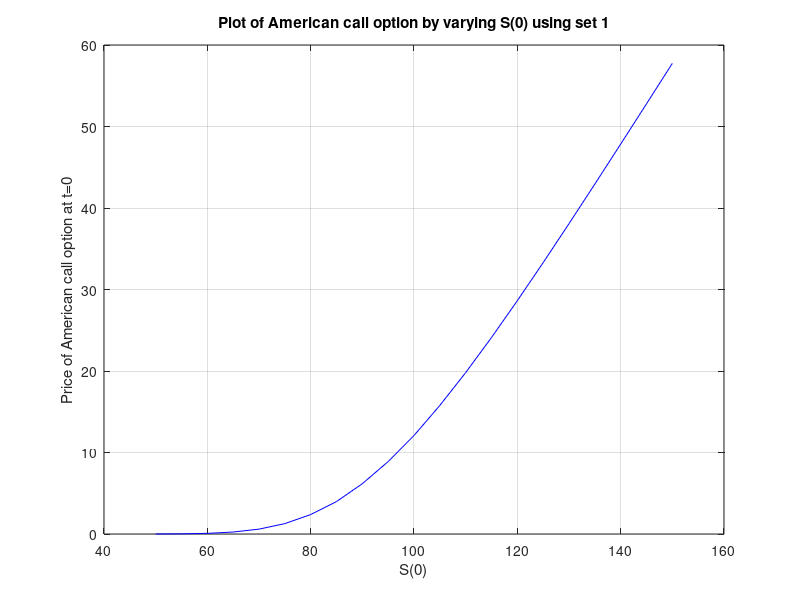
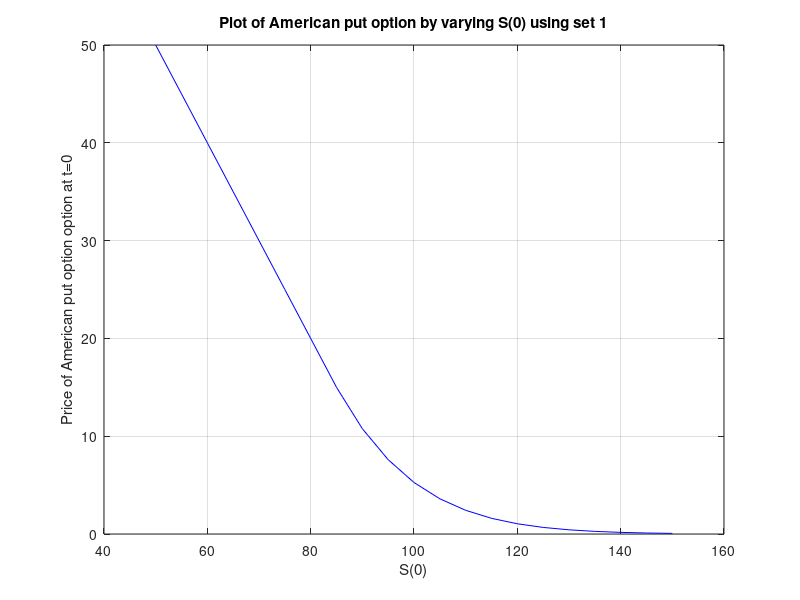
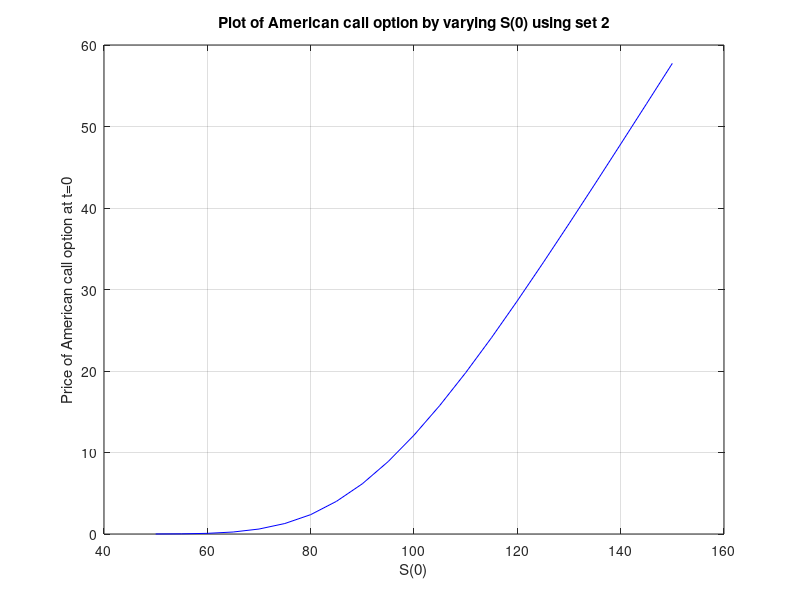
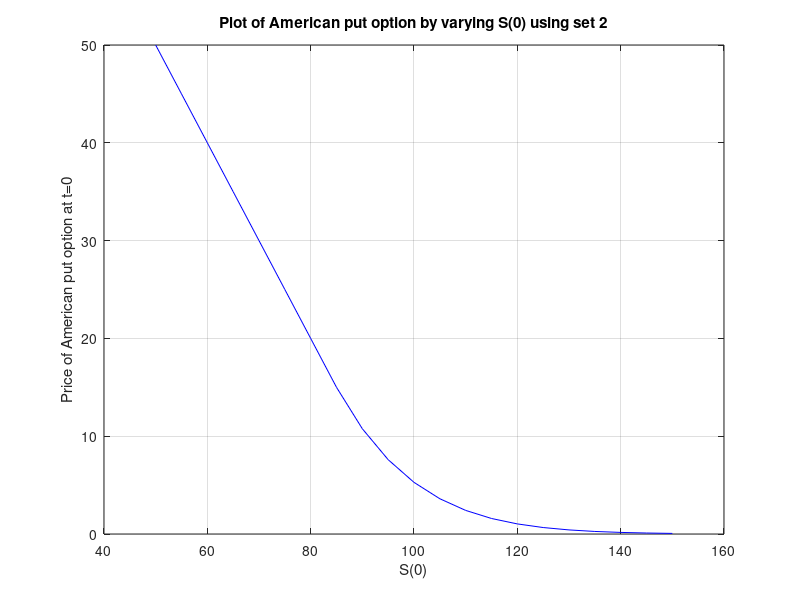

MATLAB code to generate these figures, in order: (Note: a time limit stopped this script after it produced the figures.)
function[root]=lab3_1american()
    k=100;T=1;r=0.08;sig=0.2;m=100;t=T/m;
    a=zeros(m+1);a(1,1)=100;
    [b,c]=solve1(set1_u(sig,t),set1_d(sig,t),k,T,r,sig,m,t,a);
    fprintf('For set 1 The value of American call  is %.8f\n',b(1,1))
    fprintf('For set 1 The value of American put   is %.8f\n',c(1,1));
    fprintf('\n\n');
    [b,c]=solve1(set2_u(sig,t,r),set2_d(sig,t,r),k,T,r,sig,m,t,a);
    fprintf('For set 2 The value of American call  is %.8f\n',b(1,1))
    fprintf('For set 2 The value of American put   is %.8f\n',c(1,1));
    fprintf('\n\n');
    xx={'S(0)', 'K', 'r' , 'sigma', 'm'};
    x=[50:5:150];
    for i=1:length(x)
        a(1,1)=x(i);
        [b,c]=solve1(set1_u(sig,t),set1_d(sig,t),k,T,r,sig,m,t,a);
        call(i)=b(1,1);put(i)=c(1,1);
        [b1,c1]=solve1(set2_u(sig,t,r),set2_d(sig,t,r),k,T,r,sig,m,t,a);
         call1(i)=b1(1,1);put1(i)=c1(1,1);
    end
    graphical(x,call,put,call1,put1,xx,1);a(1,1)=100;
    for i=1:length(x)
        k=x(i);
        [b,c]=solve1(set1_u(sig,t),set1_d(sig,t),k,T,r,sig,m,t,a);
        call(i)=b(1,1);put(i)=c(1,1);
        [b1,c1]=solve1(set2_u(sig,t,r),set2_d(sig,t,r),k,T,r,sig,m,t,a);
         call1(i)=b1(1,1);put1(i)=c1(1,1);
    end
    graphical(x,call,put,call1,put1,xx,2);k=100;
    x=[];call=[];put=[];call1=[];put1=[];
    x=[.04:.01:.16];
    for i=1:length(x)
        r=x(i);
        if exp(r*t)>=set1_d(sig,t) && exp(r*t)<=set1_u(sig,t) % Arbitrage condition
            [b,c]=solve1(set1_u(sig,t),set1_d(sig,t),k,T,r,sig,m,t,a);
            call(i)=b(1,1);put(i)=c(1,1); 
        end
        if exp(r*t)>=set2_d(sig,t,r) && exp(r*t)<=set2_u(sig,t,r) % Arbitrage condition
            [b1,c1]=solve1(set2_u(sig,t,r),set2_d(sig,t,r),k,T,r,sig,m,t,a);
            call1(i)=b1(1,1);put1(i)=c1(1,1);
        end
    end
    graphical(x,call,put,call1,put1,xx,3);r=.08;
    x=[];call=[];put=[];call1=[];put1=[];
    x=[.1:.01:.3];
    for i=1:length(x)
        sig=x(i);
        [b,c]=solve1(set1_u(sig,t),set1_d(sig,t),k,T,r,sig,m,t,a);
        call(i)=b(1,1);put(i)=c(1,1);
        [b1,c1]=solve1(set2_u(sig,t,r),set2_d(sig,t,r),k,T,r,sig,m,t,a);
        call1(i)=b1(1,1);put1(i)=c1(1,1);
    end
     graphical(x,call,put,call1,put1,xx,4); x=[];call=[];put=[];sig=0.2;
     call1=[];put1=[];
    x=[50:1:150];
    for k=95:5:105
        for i=1:length(x)
             m=x(i);t=T/m;
             [b,c]=solve1(set1_u(sig,t),set1_d(sig,t),k,T,r,sig,m,t,a);
             call(i)=b(1,1);put(i)=c(1,1);
             [b1,c1]=solve1(set2_u(sig,t,r),set2_d(sig,t,r),k,T,r,sig,m,t,a);
             call1(i)=b1(1,1);put1(i)=c1(1,1);
        end
        graphical_m(x,call,put,call1,put1,k);m=100;t=T/m;
    end 
    
end

function[root]=set1_u(sig,t)
     root=exp(sig*sqrt(t));
end
function[root]=set1_d(sig,t)
     root=exp(-1*sig*sqrt(t));
end
function[root]=set2_u(sig,t,r);
     root=exp(sig*sqrt(t)+(r-0.5*sig*sig)*t);
end
function[root]=set2_d(sig,t,r);
    root=exp(-1*sig*sqrt(t)+(r-0.5*sig*sig)*t);
end

function[]=graphical(x,call,put,call1,put1,xx,j)
    figure();
    p=plot(x,call,'b');
    grid on
    title1=['Plot of American call option by varying ', xx{j} , ' using set 1'];
    title(sprintf('%s',title1));
    xlabel(xx{j});ylabel('Price of American call option at t=0');
    saveas(p,title1, 'png');
    figure();
    p=plot(x,put,'b');grid on
    title1=['Plot of American put option by varying ', xx{j} , ' using set 1'];
    title(sprintf('%s',title1));
    xlabel(xx{j});ylabel('Price of American put option option at t=0');
    saveas(p,title1, 'png');
    figure();
    p=plot(x,call1,'b');grid on
    title1=['Plot of American call option by varying ', xx{j} , ' using set 2'];
    title(sprintf('%s',title1));
    xlabel(xx{j});ylabel('Price of American call option at t=0');
    saveas(p,title1, 'png');
    figure();
    p=plot(x,put1,'b');grid on
    title1=['Plot of American put option by varying ', xx{j} , ' using set 2'];
    title(sprintf('%s',title1));
    xlabel(xx{j});ylabel('Price of American put option at t=0');
    saveas(p,title1, 'png');
end

function[]=graphical_m(x,call,put,call1,put1,k)
    figure();
    p=plot(x,call,'b');grid on
    title1=['Plot of American call by varying m using set 1 and k=  ',num2str(k)];
    title(sprintf('%s',title1));
    xlabel('m');ylabel('Price of American call option at t=0');
    saveas(p,title1,'png');
    figure();
    p=plot(x,put,'b');grid on
    title1=['Plot of American put by varying m using set 1 and k= ',num2str(k)];
    title(sprintf('%s',title1));
    xlabel('m');ylabel('Price of American put option at t=0');
    saveas(p,title1,'png');
    figure();
    p=plot(x,call1,'b');grid on
    title1=['Plot of American call by varying m using set 2 and k= ', num2str(k)];
    title(sprintf('%s',title1));
    xlabel('m');ylabel('Price of American call option at t=0');
    saveas(p,title1,'png');
    figure();
    p=plot(x,put1,'b');grid on
    title1=['Plot of American put by varying m using set 2 and k= ', num2str(k)];
    title(sprintf('%s',title1));
    xlabel('m');ylabel('Price of American put option at t=0');
    saveas(p,title1,'png');
end

function[root1,root2]=solve1(u,d,k,T,r,sig,m,t,a)
    b=zeros(m+1);c=zeros(m+1);
    p=(exp(r*t)-d)/(u-d);
    q=(u-exp(r*t))/(u-d);
    for i=1:m
        for j=1:i
            a(i+1,j)=a(i,j)*(u);
            a(i+1,j+1)=a(i,j)*(d);
        end
    end
   % printing(a,m);
    for j=1:m+1
        if a(m+1,j)>k
            b(m+1,j)=a(m+1,j)-k;c(m+1,j)=0;
        else
            b(m+1,j)=0;c(m+1,j)=k-a(m+1,j);
        end
    end
    for i=m:-1:1
        for j=1:i 
            b(i,j)=max((exp(-1*r*t)*(p*b(i+1,j)+q*b(i+1,j+1))),max((a(i,j)-k),0));
            c(i,j)=max((exp(-1*r*t)*(p*c(i+1,j)+q*c(i+1,j+1))),max((k-a(i,j)),0));
        end
    end
    root1=b;root2=c;
end

function[]=printing(a,m)
    for i=1:m+1
        for j=1:i
            fprintf(1,'%f ',a(i,j));
        end
        fprintf('\n');
    end
end
